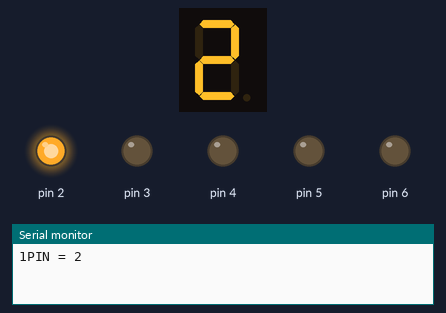
This sketch was run on a simulated Arduino Uno, built with avr-gcc and run on an emulated ATmega328P. Parts: 1-digit seven-segment display, output pins drawn as LEDs (lit = HIGH), the last lines printed to the serial monitor. Wiring (inferred from the names in the program): 1-digit 7-segment display, segments lit when LOW: segments pin 8, pin 7, pin 9, pin 11, pin 10, pin 12, pin 13. The segment pins are drawn as the display they are named for; pins used as bus, display or sensor lines are not drawn.

Above: at 0.1 s.
At 5.1 s:
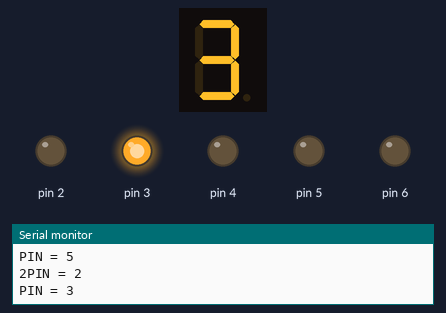
At 10.1 s:
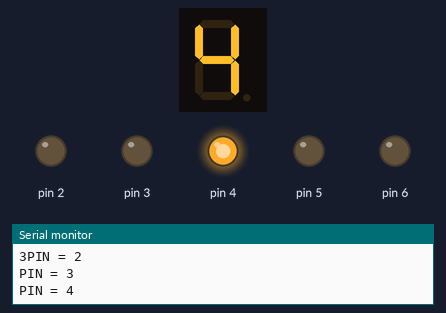
At 20.1 s:
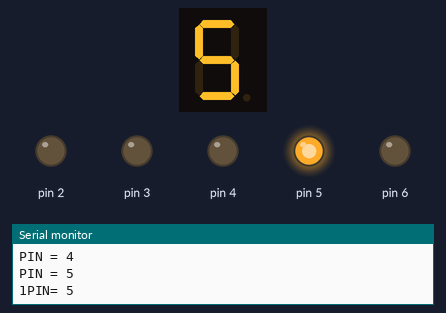
At 29.6 s:
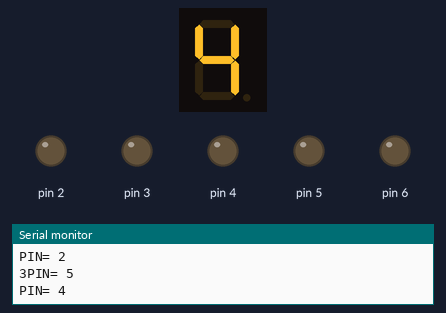
At 39.75 s:
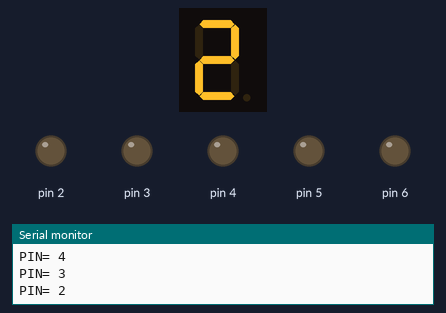
Timing chart, 0 to 40.0 s (numbered marks = the images above):
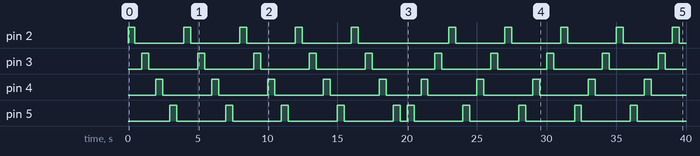

Measured:
- by itself, pin 2: goes 4 × (HIGH 0.50 s, LOW 3.5 s), HIGH 0.50 s, LOW 6.5 s, 4 × (HIGH 0.50 s, LOW 3.5 s), HIGH 0.50 s, then LOW
- by itself, pin 3: goes 4 × (HIGH 0.50 s, LOW 3.5 s), HIGH 0.50 s, LOW 4.5 s, 4 × (HIGH 0.50 s, LOW 3.5 s), HIGH 0.50 s, then LOW
- by itself, pin 4: goes 4 × (HIGH 0.50 s, LOW 3.5 s), HIGH 0.50 s, LOW 2.5 s, 4 × (HIGH 0.50 s, LOW 3.5 s), HIGH 0.50 s, then LOW
- by itself, pin 5: goes 4 × (HIGH 0.50 s, LOW 3.5 s), HIGH 0.50 s, LOW 0.50 s, 4 × (HIGH 0.50 s, LOW 3.5 s), HIGH 0.50 s, then LOW
- what the display in image 1 shows lasts 1.0 s, from 5.0 s to 6.0 s
- what the display in image 3 shows lasts 2.0 s, from 19.0 s to 21.0 s

The sketch:

pin-display.ino
```cpp
//ElectronicaStore.Net
const int pins[7] = { 7, 8, 9, 10, 11, 12, 13 };

const byte numbersDisplayAnode[10] = {0b1000000, //0
0b1111010, //1
0b0100100, //2
0b0101000, //3
0b0011010, //4
0b0001001, //5
0b0000001, //6
0b1111000, //7
0b0000000, //8
0b0011000}; //9
/*Secuencias de luces uno*/
int led;
int i;


void setup() {
  Serial.begin(9600);
  for(led=2;led<14;led++){         //Reconoce los pines desde 0 hasta el 3
    pinMode(led,OUTPUT);
    pinMode(pins[led],OUTPUT);
  }
lightSegments(0);
}

void loop() {
    for(led=2;led<6;led++){         //Reconoce los pines desde 0 hasta el 3
    digitalWrite(led,LOW);
  }
  for(i=1;i<6;i++){
    Serial.print(i);

    for(led=2;led<6;led=led+1){             //Reconoce los pimes desde 0 hasta el
      Serial.print("PIN = ");
      Serial.println(led);
      lightSegments(led);
      digitalWrite(led,1);
      delay(500);
      digitalWrite(led,0);
      delay(500);
    }
  }
for(i=1;i<6;i++){
  Serial.print(i);
  for(led=5;led>1;led=led-1){
    Serial.print("PIN= ");
    Serial.println(led);
    lightSegments(led);
    digitalWrite(led,1);
    delay(500);
    digitalWrite(led,0);
    delay(500);
  }
}
}

void lightSegments(int number) {
byte numberBit = numbersDisplayAnode[number];
for (int i = 0; i < 7; i++) {
int bit = bitRead(numberBit, i);
digitalWrite(pins[i], bit);
}
}
```
